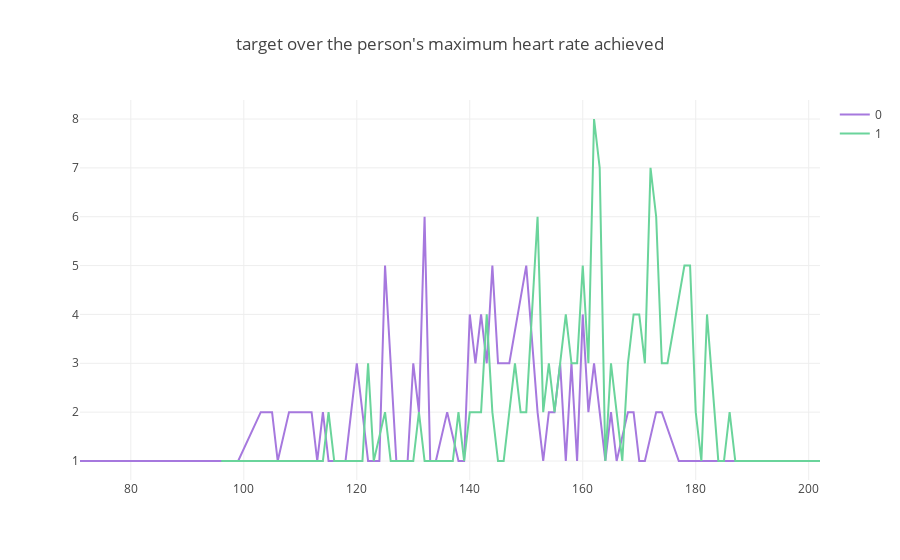

The notebook cell this image was saved under:
### Code cell
col='thalach'
d1=df[df['target']==0]
d2=df[df['target']==1]
v1=d1[col].value_counts().reset_index()
v1=v1.rename(columns={col:'count','index':col})
v1['percent']=v1['count'].apply(lambda x : 100*x/sum(v1['count']))
v1=v1.sort_values(col)
v2=d2[col].value_counts().reset_index()
v2=v2.rename(columns={col:'count','index':col})
v2['percent']=v2['count'].apply(lambda x : 100*x/sum(v2['count']))
v2=v2.sort_values(col)
trace1 = go.Scatter(x=v1[col], y=v1["count"], name=0, marker=dict(color="#a678de"))
trace2 = go.Scatter(x=v2[col], y=v2["count"], name=1, marker=dict(color="#6ad49b"))
data = [trace1, trace2]
layout={'title':"target over the person's maximum heart rate achieved"}
fig = go.Figure(data, layout=layout)
iplot(fig)

### Figure 1 — Plotly figure (JSON) as saved in the notebook; plotly's stock layout.template omitted (floating-point values rounded to 4 significant figures)
{"data": [{"marker": {"color": "#a678de"}, "name": "0", "type": "scatter", "uid": "342e7be3-8418-4079-9821-2e091cd732c8", "x": [71, 88, 90, 95, 96, 97, 99, 103, 105, 106, 108, 109, 111, 112, 113, 114, 115, 116, 117, 118, 120, 122, 123, 124, 125, 126, 127, 128, 129, 130, 131, 132, 133, 134, 136, 138, 139, 140, 141, 142, 143, 144, 145, 146, 147, 150, 152, 153, 154, 155, 156, 157, 158, 159, 160, 161, 162, 163, 164, 165, 166, 168, 169, 170, 171, 173, 174, 177, 181, 182, 195], "y": [1, 1, 1, 1, 1, 1, 1, 2, 2, 1, 2, 2, 2, 2, 1, 2, 1, 1, 1, 1, 3, 1, 1, 1, 5, 3, 1, 1, 1, 3, 2, 6, 1, 1, 2, 1, 1, 4, 3, 4, 3, 5, 3, 3, 3, 5, 2, 1, 2, 2, 3, 1, 3, 1, 4, 2, 3, 2, 1, 2, 1, 2, 2, 1, 1, 2, 2, 1, 1, 1, 1]}, {"marker": {"color": "#6ad49b"}, "name": "1", "type": "scatter", "uid": "7f55ff57-6f7b-4260-a9a9-f05af3ee260e", "x": [96, 105, 111, 114, 115, 116, 121, 122, 123, 125, 126, 130, 131, 132, 133, 137, 138, 139, 140, 142, 143, 144, 145, 146, 147, 148, 149, 150, 151, 152, 153, 154, 155, 156, 157, 158, 159, 160, 161, 162, 163, 164, 165, 166, 167, 168, 169, 170, 171, 172, 173, 174, 175, 178, 179, 180, 181, 182, 184, 185, 186, 187, 188, 190, 192, 194, 202], "y": [1, 1, 1, 1, 2, 1, 1, 3, 1, 2, 1, 1, 2, 1, 1, 1, 2, 1, 2, 2, 4, 2, 1, 1, 2, 3, 2, 2, 4, 6, 2, 3, 2, 3, 4, 3, 3, 5, 3, 8, 7, 1, 3, 2, 1, 3, 4, 4, 3, 7, 6, 3, 3, 5, 5, 2, 1, 4, 1, 1, 2, 1, 1, 1, 1, 1, 1]}], "layout": {"title": {"text": "target over the person's maximum heart rate achieved"}}}
